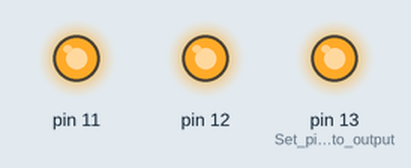
The sketch below on a simulated Arduino Uno, built with avr-gcc and run on an emulated ATmega328P. On the bench: output pins drawn as LEDs (lit = HIGH).

Above: at 0.1 s.
At 5.42 s:
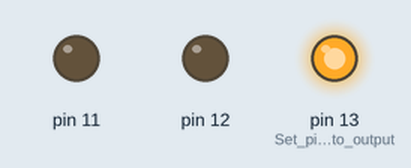
At 23.57 s:
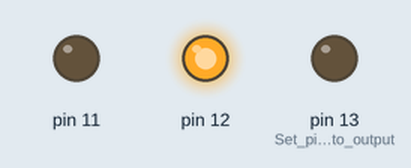
At 41.3 s:
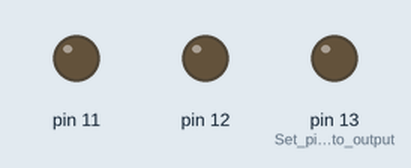
Timing chart, 0 to 44.0 s (numbered marks = the images above):
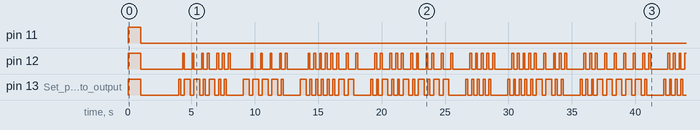

Measured:
- by itself, pin 12: HIGH → LOW at 1.0 s, → HIGH 3.3 s later, → LOW 0.15 s later, → HIGH 0.60 s later, … (116 changes in this stretch)
- by itself, pin 13 (Set_pin_13_to_output): HIGH → LOW at 1.0 s, → HIGH 3.0 s later, → LOW 0.15 s later, → HIGH 0.30 s later, … (117 changes in this stretch)

The sketch:

henchmen.ino
```cpp
/*

 My first Arduinoproject: blink a message in Morse Code

 Based on the "SparkFun Inventor’s Kit: Circuit 1A-"

*/


#define DEBUG_PRINT (1==0)


#include <ctype.h>

typedef struct {
  char c;
  char *morse;
} Morse;

Morse morse_code[] = {
  { 'A',	".-"       },
  { 'B',	"-..."     },
  { 'C',	"-.-."     },
  { 'D',	"-.."      },
  { 'E',	"."        },
  { 'F',	"..-."     },
  { 'G',	"--."      },
  { 'H',	"...."     },
  { 'I',	".."       },
  { 'J',	".---"     },
  { 'K',	" -.-"     },
  { 'L',	".-.."     },
  { 'M',	"--"       },
  { 'N',	"-."       },
  { 'O',	"---"      },
  { 'P',	".--."     },
  { 'Q',	"--.-"     },
  { 'R',	".-."      },
  { 'S',	"..."      },
  { 'T',	"-"        },
  { 'U',	"..-"      },
  { 'V',	"...-"     },
  { 'W',	".--"      },
  { 'X',	"-..-"     },
  { 'Y',	"-.--"     },
  { 'Z',	"--.."     },
  { '0',	"-----"    },
  { '1',	".----"    },
  { '2',	"..---"    },
  { '3',	"...--"    },
  { '4',	"....-"    },
  { '5',	"....."    },
  { '6',	"-...."    },
  { '7',	"--..."    },
  { '8',	"---.."    },
  { '9',	"----."    },
  { '.',	".-.-.-"   },
  { ',',	"--..--"   },
  { '?',	"..--.."   },
  { '=',	"-...-"    },
  { '1',	".----"    },
  { '2',	"..---"    },
  { '3',	"...--"    },
  { '4',	"....-"    },
  { '5',	"....."    },
  { '6',	"-...."    },
  { '7',	"--..."    },
  { '8',	"---.."    },
  { '9',	"----."    },
  { '0',	"-----"    },
  { ' ',	""         }
};


char* char2morse(char c) {
  for (int i = 0; morse_code[i].morse != ""; i++) {
    if (toupper(c) == morse_code[i].c) {
      return morse_code[i].morse;
    }
  }
  return "";
}


/* Timing, from https://morsecode.world/international/timing.html

   Dit: 1 unit
   Dah: 3 units
   Intra-character space (the gap between dits and dahs within a character): 1 unit
   Inter-character space (the gap between the characters of a word): 3 units
   Word space (the gap between two words): 7 units

 This page describes the standard word for a words per minute calculation is 50 units long.

 */

/* How long is 1 unit (in milliseconds) for a specified word rate */
int wpm2ms(float wpm) {
  // If 1000 isn't a float then trhe mapth gets fucked up
  return (int)floor(0.5 + 1000.0 * (60 / (50 * wpm)));
}

const int WORDS_PER_MINUTE = 8.0;

int UNIT_TIME = 150;  // multiplier for all times below

int DIT_TIME = 1;        // How long the LED is on for dot
int DAH_TIME = 3;        // How long the LED is on for dash
int OFF_TIME = 1;        // How long the LED is off for after a dot or dash
int BETWEEN_TIME = 1;    // Gap between characters
int WORDGAP_TIME = 7;    // delay between words

void init_morse_timing(int wpm) {
  UNIT_TIME = wpm2ms(wpm);
}


char * MESSAGE = "And on that farm he had some henchmen e i e i o";


void dit() {
  digitalWrite(13, HIGH);   // Turn on the LED
  delay(UNIT_TIME * DIT_TIME);
  digitalWrite(13, LOW);    // Turn off the LED
  /* Should this be included AFTER every character or only BETWEEN
     characters? */
  delay(UNIT_TIME * OFF_TIME);
}

void dah() {
  digitalWrite(13, HIGH);   // Turn on the LED
  delay(UNIT_TIME * DAH_TIME);
  digitalWrite(13, LOW);    // Turn off the LED
  /* Should this be included AFTER every character or only BETWEEN
     characters? */
  delay(UNIT_TIME * OFF_TIME);
}

void quiet(int ms) {
  delay(ms);
}


void do_message(void (*charfun)(char), char *message) {
  for (int i = 0; message[i] != '\0'; i++) {
    charfun(message[i]);
  }
}


void flash_morse(char c) {
  char * m = char2morse(c);
  if (DEBUG_PRINT) {
    Serial.println(m);
  }
  if (m == "") {
    quiet(UNIT_TIME * WORDGAP_TIME);
  } else {
    for (int j = 0; m[j] != '\0'; j++) {
      switch(m[j]) {
      case '.':
        dit();
        break;
      case '-':
        dah();
        break;
      }
      // Turn on 12 between characters
      digitalWrite(12, HIGH);
      quiet(UNIT_TIME * BETWEEN_TIME);
      digitalWrite(12, LOW);
    }
  }
}

void send_message(char * message) {
  for (int i = 0; message[i] != '\0'; i++) {
    char c = message[i];
    flash_morse(c);
  }
}


void setup() {
  init_morse_timing(WORDS_PER_MINUTE);
  if (DEBUG_PRINT) {
    Serial.begin(9600);
    Serial.println(UNIT_TIME);
  }
  pinMode(13, OUTPUT);      // Set pin 13 to output
  // Extra lights for debugging:
  pinMode(12, OUTPUT);
  pinMode(11, OUTPUT);
  // Test lights
  digitalWrite(13, HIGH);
  digitalWrite(12, HIGH);    // On between characters
  digitalWrite(11, HIGH);    // On between repetitions of the message
  delay(1000);
  digitalWrite(13, LOW);
  digitalWrite(12, LOW);
  digitalWrite(11, LOW);
  delay(3000);
  if (DEBUG_PRINT) {
    Serial.println("begin");
  }
}

void loop() {
  if (DEBUG_PRINT) {
    Serial.println("loop");
  }
  send_message(MESSAGE);
  // Use a second LED to show we're between messages
  digitalWrite(11, HIGH);
  delay(3000);
  digitalWrite(11, LOW);
  delay(1000);
}
```
